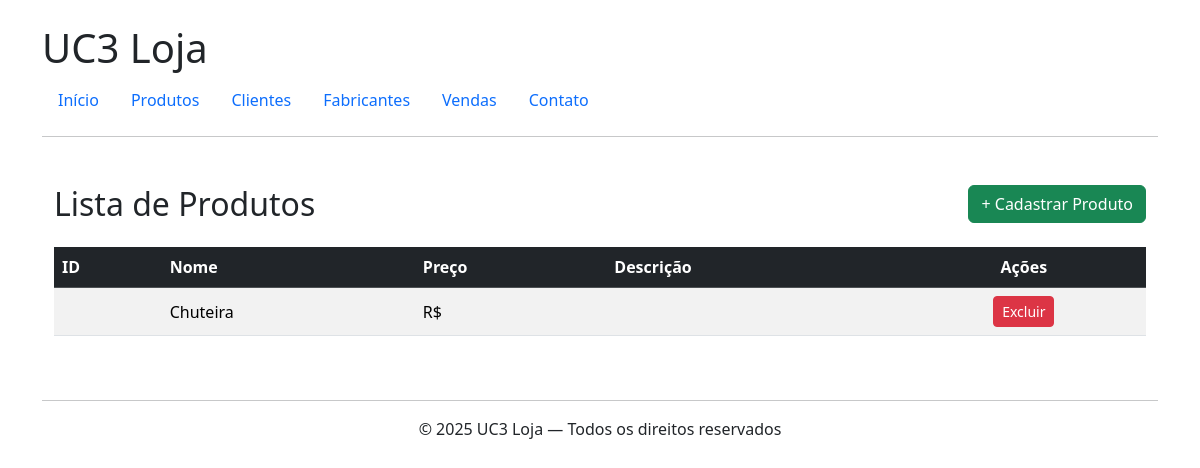
Page /produtos/ on the earlier database version.
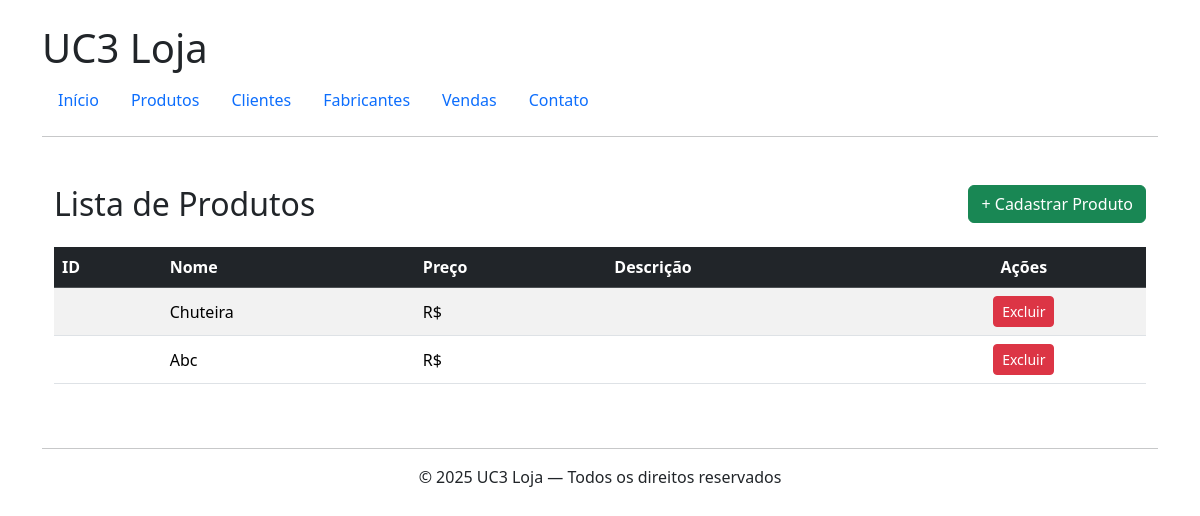
Same page on the later database version.
### produtos/models.py (models this page shows, shortened)
class Produto(models.Model):
    codigo = models.AutoField(primary_key=True)
    nome = models.CharField(max_length=70)
    preco_compra = models.FloatField()
    preco_venda = models.FloatField()
    data_fabricacao = models.DateField(default=timezone.now())
    cor = models.CharField(max_length=20, choices=[
        ('Azul', 'Azul'),
        ('Vermelho', 'Vermelho'),
        ('Verde', 'Verde'),
        ('Amarelo', 'Amarelo'),
        ('Branco', 'Branco'),
        ('Preto', 'Preto'),
        ('Marrom', 'Marrom'),
    ])
    imagem = models.CharField(max_length=25)

### produtos/views.py (the view)
# urls.py: path('', views.produto_list, name='produto_list'),
def produto_list(request):
    produtos = Produto.objects.all()
    return render(request, 'produtos/list.html', {'produtos': produtos})

### produtos/templates/produtos/list.html (shortened to what this page needs)
 {% extends 'base.html' %}
{% block content %}
<div class="container mt-5">
    <div class="d-flex justify-content-between align-items-center mb-4">
        <h2 class="mb-0">Lista de Produtos</h2>
        <a href="{% url 'produto_create' %}" class="btn btn-success">+ Cadastrar Produto</a>
    </div>
    {% if produtos %}
        <div class="table-responsive">
            <table class="table table-striped table-hover align-middle">
                <thead class="table-dark">
                    <tr>
                        <th scope="col">ID</th>
                        <th scope="col">Nome</th>
                        <th scope="col">Preço</th>
                        <th scope="col">Descrição</th>
                        <th scope="col" class="text-center">Ações</th>
                    </tr>
                </thead>
                <tbody>
                    {% for produto in produtos %}
                        <tr>
                            <td>{{ produto.id }}</td>
                            <td>{{ produto.nome }}</td>
                            <td>R$ {{ produto.preco|floatformat:2 }}</td>
                            <td>{{ produto.descricao }}</td>
                            <td class="text-center">
                                <a href="{% url 'produto_delete' produto.id %}" class="btn btn-sm btn-danger">
                                    Excluir
                                </a>
                            </td>
                        </tr>
                    {% endfor %}
                </tbody>
            </table>
        </div>
    {% else %}
        <div class="alert alert-info" role="alert">
            Nenhum produto cadastrado ainda.
        </div>
    {% endif %}
</div>
{% endblock %}

Differences in the rows shown:
added Produto: nome "Abc"
